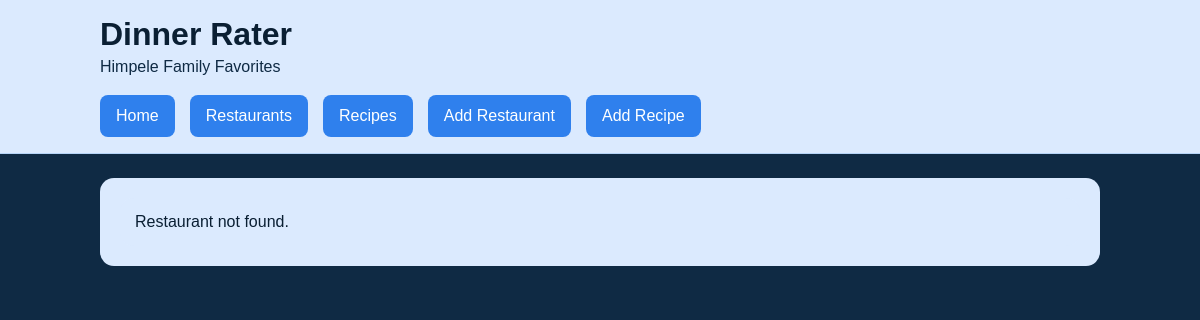
Page /restaurant/1 on the earlier database version.
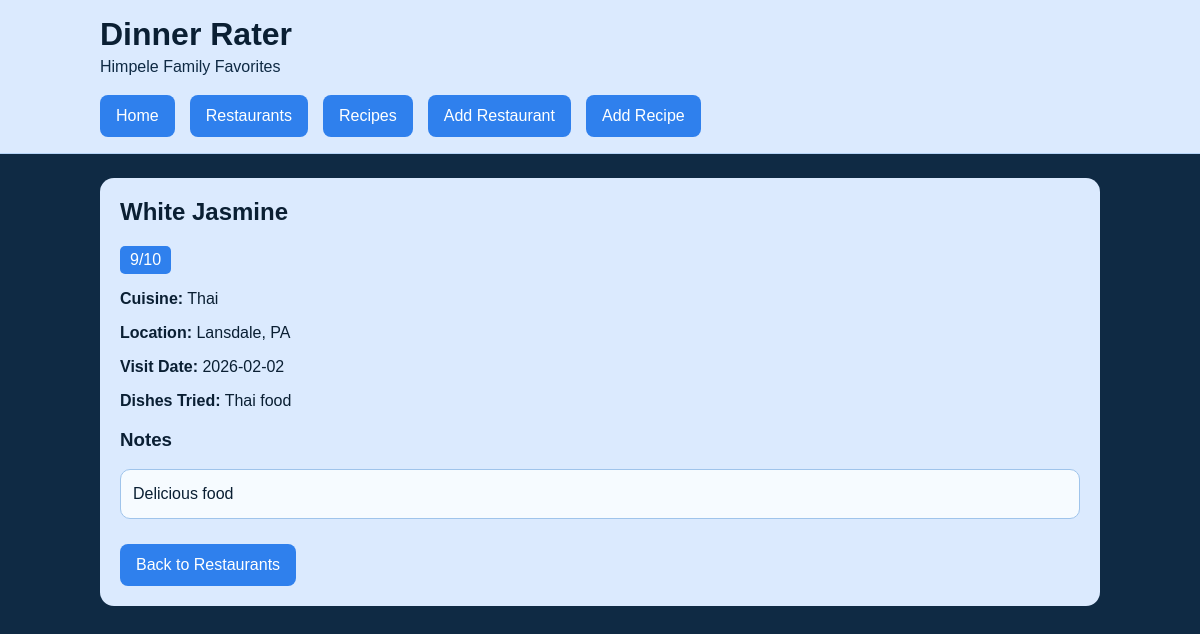
Same page on the later database version.
### tables this page shows
CREATE TABLE restaurants (
            id INTEGER PRIMARY KEY AUTOINCREMENT,
            name TEXT NOT NULL,
            category TEXT NOT NULL,
            description TEXT,
            rating INTEGER NOT NULL,
            image_filename TEXT
        , dishes_tried TEXT, city TEXT, state TEXT, latitude REAL, longitude REAL, attendees TEXT, visit_date TEXT);

### app.py (the view)
@app.route("/restaurant/<int:id>")
def restaurant_detail(id):
    conn = get_db_connection()
    restaurant = conn.execute(
        "SELECT * FROM restaurants WHERE id = ?",
        (id,)
    ).fetchone()
    conn.close()
    return render_template("restaurant_detail.html", restaurant=restaurant)

### app.py (called while the page is built)
def get_db_connection():
    conn = sqlite3.connect(DATABASE)
    conn.row_factory = sqlite3.Row
    return conn

### templates/restaurant_detail.html (shortened to what this page needs)
{% extends "base.html" %}
{% block content %}
<section class="content-section">
    <div class="detail-card">
        {% if restaurant %}
            <h2>{{ restaurant.name }}</h2>
            {% if restaurant.rating is not none %}
                <p>
                    <span class="rating-badge">{{ restaurant.rating }}/10</span>
                </p>
            {% endif %}
            {% if restaurant.category %}
                <p><strong>Cuisine:</strong> {{ restaurant.category }}</p>
            {% endif %}
            {% if restaurant.city or restaurant.state %}
                <p>
                    <strong>Location:</strong>
                    {{ restaurant.city }}{% if restaurant.city and restaurant.state %}, {% endif %}{{ restaurant.state }}
                </p>
            {% endif %}
            {% if restaurant.visit_date %}
                <p><strong>Visit Date:</strong> {{ restaurant.visit_date }}</p>
            {% endif %}
            {% if restaurant.dishes_tried %}
                <p><strong>Dishes Tried:</strong> {{ restaurant.dishes_tried }}</p>
            {% endif %}
            {% if restaurant.description %}
                <div style="margin-top: 18px;">
                    <h3>Notes</h3>
                    <div class="restaurant-notes-box">{{ restaurant.description }}</div>
                </div>
            {% endif %}
            <div style="margin-top: 20px;">
                <a class="button" href="{{ url_for('restaurants_list') }}">Back to Restaurants</a>
            </div>
        {% else %}
            <div class="empty-state">
                Restaurant not found.
            </div>
        {% endif %}
    </div>
</section>
{% endblock %}

### templates/base.html (shortened to what this page needs)
<!DOCTYPE html>
<html lang="en">
<head>
    <link rel="stylesheet" href="{{ url_for('static', filename='style.css') }}">
</head>
<body>
    <header class="site-header">
        <div class="header-inner">
            <h1><a href="{{ url_for('index') }}">Dinner Rater</a></h1>
            <p class="site-subtitle">Himpele Family Favorites</p>
            <div class="header-nav-row">
                <nav class="desktop-nav">
                    <a class="button" href="{{ url_for('index') }}">Home</a>
                    <a class="button" href="{{ url_for('restaurants_list') }}">Restaurants</a>
                    <a class="button" href="{{ url_for('recipes_list') }}">Recipes</a>
                    <a class="button" href="{{ url_for('add_restaurant') }}">Add Restaurant</a>
                    <a class="button" href="{{ url_for('add_recipe') }}">Add Recipe</a>
                </nav>
            </div>
        </div>
    </header>
    <main class="page-wrap">
        {% block content %}{% endblock %}
    </main>
</body>
</html>

### static/style.css (style rules this page uses)
body { margin: 0; font-family: Arial, sans-serif; background-color: #0f2a44; color: white; }
.site-header { background: #dbeafe; padding: 16px 20px; border-bottom: 1px solid #b6d4f7; }
.header-inner { max-width: 1000px; margin: 0 auto; }
.header-inner h1 { margin: 0; }
.header-inner h1 a { color: #0a1f33; text-decoration: none; }
.header-inner p { margin: 5px 0 0 0; color: #0f2a44; }
.page-wrap { max-width: 1000px; margin: 20px auto; padding: 0 15px 30px 15px; }
.button { display: inline-block; background: #2f80ed; color: white; padding: 12px 16px; margin: 5px 5px 0 0; border-radius: 8px; text-decoration: none; box-sizing: border-box; }
.content-section { margin-top: 24px; }
.rating-badge { background: #2f80ed; color: white; padding: 5px 10px; border-radius: 5px; display: inline-block; }
.form-card, .detail-card { background: #dbeafe; color: #0a1f33; padding: 20px; border-radius: 14px; }
.form-card h2, .detail-card h2 { margin-top: 0; }
.restaurant-notes-box, .recipe-preview, .recipe-text-box { background: #f6fbff; border: 1px solid #9fc4eb; border-radius: 10px; padding: 12px; color: #0a1f33; white-space: pre-wrap; line-height: 1.5; margin-top: 8px; }
.site-subtitle { margin: 5px 0 0 0; color: #0f2a44; }

### templates/base.html (style rules this page uses)
.site-subtitle { margin: 5px 0 0 0; color: #0f2a44; }
.header-nav-row { margin-top: 14px; }
.desktop-nav { display: flex; flex-wrap: wrap; gap: 10px; }

Differences in the rows shown:
added restaurants: name "White Jasmine", rating "9", category "Thai", city "Lansdale", state "PA", visit_date "2026-02-02", dishes_tried "Thai food", description "Delicious food"
Other differences:
text no longer shown: "Restaurant not found."
text now shown: "/10 Cuisine: Location: , Visit Date: Dishes Tried: Notes Back to Restaurants"
